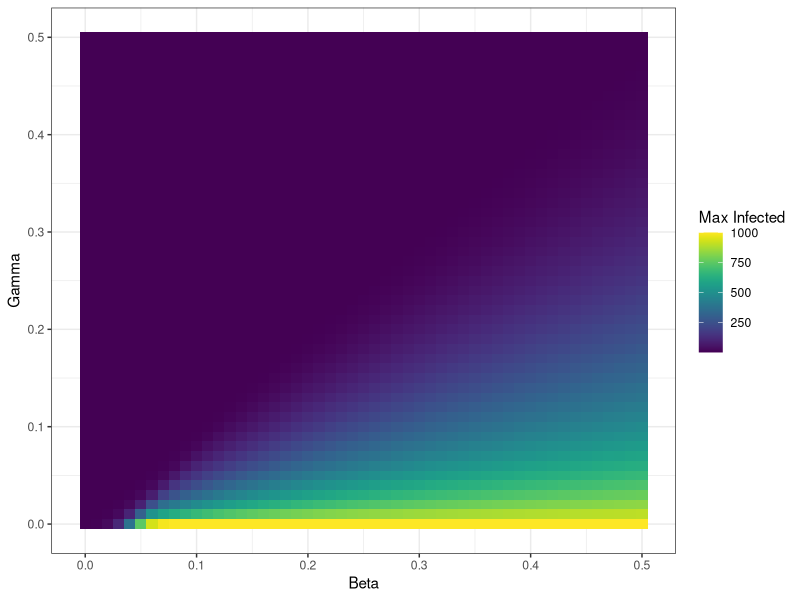

Source code (R):
## ---- chunk 1

# Question 1

library(deSolve)

############################################################
# FUNCTION: run_sir_model
# PURPOSE: Solve deterministic SIR model with deSolve
# INPUTS:
#   beta, gamma : transmission & recovery rates
#   N           : total population
#   S0, I0, R0  : initial conditions
#   t_start     : start time
#   t_end       : end time
#   dt          : timestep
# OUTPUT:
#   data.frame with columns: time, S, I, R
############################################################

run_sir_model <- function(
  beta    = 0.1,
  gamma   = 0.1,
  N       = 1000,
  S0      = 999,
  I0      = 1,
  R0      = 0,
  t_start = 0,
  t_end   = 160,
  dt      = 1
) {

  init  <- c(S = S0, I = I0, R = R0)
  times <- seq(t_start, t_end, by = dt)

  sir_equations <- function(time, state, parameters) {
    with(as.list(c(state, parameters)), {
      dS <- -beta * S * I / N
      dI <-  beta * S * I / N - gamma * I
      dR <-  gamma * I
      list(c(dS, dI, dR))
    })
  }

  out <- ode(
    y     = init,
    times = times,
    func  = sir_equations,
    parms = c(beta = beta, gamma = gamma, N = N)
  )

  as.data.frame(out)
}
############################################################################
# END FUNCTION

#create parameter vectors
beta_vec <- seq(from = 0, to = 0.5, by = 0.01)
gamma_vec <- seq(from = 0, to = 0.5, by = 0.01)

sir_sweep <- function(beta_vec, gamma_vec){

  # row indexing variable
  counter <- 1

  # create storage dataframe
  dfLength <- length(beta_vec)*length(gamma_vec) # how long is DF
  max_infected <- rep(NA, dfLength)
  beta_out <- rep(NA, dfLength)
  gamma_out <- rep(NA, dfLength)
  

  # turn vecs into df
  storageDF <- data.frame(max_infected, beta_out, gamma_out)


  # enter our loops
  for (i in seq_along(beta_vec)){ # rows
    for (j in seq_along(gamma_vec)){ # cols

      # run sir model
      tmp_df <- run_sir_model(beta = beta_vec[i], gamma = gamma_vec[j])

      # store data in dataframe
      storageDF$max_infected[counter] <- max(tmp_df$I)
      storageDF$beta_out[counter] <- beta_vec[i] # value for r stored
      storageDF$gamma_out[counter] <- gamma_vec[j] # value for k stored

      counter <- counter + 1 # increase counter
    }
  }
  return(storageDF)
}

# run sir param sweep
df <- sir_sweep(beta_vec = beta_vec , gamma_vec = gamma_vec)

head(df)


# Question 2

############################################################
# FUNCTION: heat_map
# PURPOSE: Makes heat map from SIR model
# INPUTS:
    # df = SIR dataframe
# OUTPUT:
#   heat map plot: beta_out, gamma_out, max_infected
############################################################
library(tidyverse)
library(viridis)
heat_map <- function(df){
ggplot(data = df, aes(x = beta_out, y = gamma_out, fill = max_infected, )) +
  geom_tile() + xlab("Beta") + ylab("Gamma") + labs(fill = "Max Infected") + scale_fill_viridis() + theme_bw()
}
heat_map(df)
